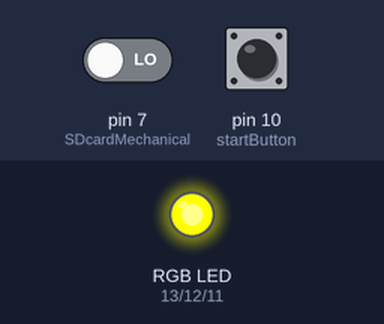
This sketch was run on a simulated Arduino Nano, built with avr-gcc and run on an emulated ATmega328P. On the bench: an RGB LED mixed from three pins (HIGH = lit). The test bench sets the inputs (shaded band); at power-on: pin 7 (SDcardMechanical) LOW, pin 10 (startButton) LOW. Storage starts empty; what the sketch prints to the serial monitor is not drawn.

Above: at 2.1 s.
At 5.1 s:
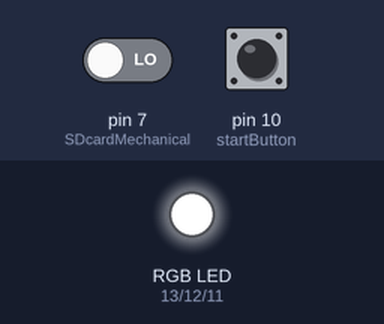
At 10.1 s:
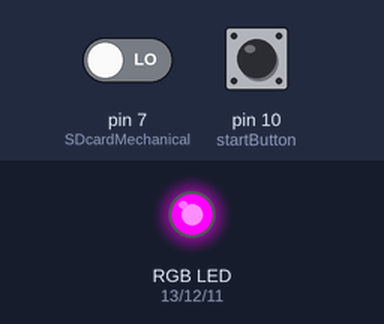
Timing chart, 0 to 11.6 s (numbered marks = the images above):
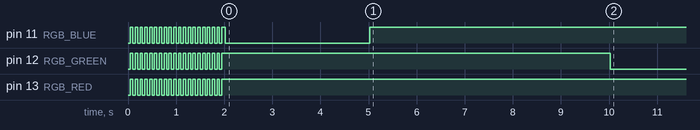

Measured:
- by itself, pin 12 (RGB_GREEN): goes 18 × (LOW 0.05 s, HIGH 0.05 s), LOW 0.05 s, HIGH 8.1 s, then LOW

The sketch:

telemetry09November.ino
```cpp
/*
William Toms
started on 04/12/2022
SD^2 bike telemetry project

red = recording
green LED = waiting to record
blue = error file and sd card system
yellow = low battery
purple = problem with RTC or accelerometer

3.3V analog reference
roughly 3.2V lipo cut of voltage
adding const puts variables into flash instead of RAM
useful information (especially for optermisation): https://learn.adafruit.com/adafruit-feather-m0-adalogger/adapting-sketches-to-m0
7mA per pin
https://forum.arduino.cc/t/increasing-sd-library-buffer-size/345358/7
//float mappedValue = map(linearPotRearPos,479,1023,0,1000); // mapping currently not used as plan to do on software side
*/

/* to do:
tuesday to do - make file name formatting day/month/run number, add IMU data saving - save all RTC data to start of each file - look into how to upload data
 IMU, , formatting, filename based of rtc, multi files, calibration, upload mode
extra - sleep mode woken up by interrupt of button press?
binary files?

year 2 ideas:
more protection if sd card not opened etc so battery isnt wasted and user knows


*/


#include <SD.h>      //SD card libary may need to change
#include "RTClib.h"  // RTC library for time
RTC_DS3231 rtc;
//#include "ArduinoLowPower.h"

const int linearPotFront = A0;
const int linearPotRear = A1;  // for measuring suspension
const int frontBrake = A2;
const int rearBrake = A3;
const int batteryPin = A7;       // measures battery life
const int SDcardMechanical = 7;  // shows if SD card is present
const int startButton = 10;      // make sure correct pin - used to start and stop a run
String fileName = "run1.txt";    // file where data stored
const int RGB_RED = 13;
const int RGB_GREEN = 12;
const int RGB_BLUE = 11;
const int chipSelect = 4;
volatile unsigned long startTime = 0;  // timing variables
volatile unsigned long stopTime = 0;
volatile unsigned long totalTime = 0;
volatile int buttonPressCount = 1;
File dataLog;
char daysOfTheWeek[7][12] = { "Sunday", "Monday", "Tuesday", "Wednesday", "Thursday", "Friday", "Saturday" };

void setup() {
  Serial.begin(115200);  // used for debugging
  pinMode(linearPotFront, INPUT);
  pinMode(linearPotRear, INPUT);
  pinMode(frontBrake, INPUT);
  pinMode(rearBrake, INPUT);
  pinMode(batteryPin, INPUT);
  pinMode(SDcardMechanical, INPUT);
  pinMode(startButton, INPUT);
  pinMode(RGB_RED, OUTPUT);
  pinMode(RGB_GREEN, OUTPUT);
  pinMode(RGB_BLUE, OUTPUT);
  if (digitalPinToInterrupt(startButton) != -1) {
    Serial.println("interrupt Pin setup correctly");
  }
  attachInterrupt(digitalPinToInterrupt(startButton), buttonPressed, RISING);  // sometimes falling doesnt seem to work consistently
  flashLED();                                                                  // test if LED still works
  setUpRTC();
  SDcardSetUp();
  batteryVoltage();
  delay(5000);
}

void loop() {
  if (buttonPressCount % 2 == 0)  // if pressed at the start then interrupt enabled and buttonPressCount will be incremented hence == 2
  {
    Serial.println("interrupt");
    setRGBColour(1, 0, 0);
    record();  // start a recording
  } else {
    setRGBColour(0, 1, 0);
    Serial.println("no interrupt");
    Serial.println(digitalRead(startButton));
    // Serial.println("Battery voltage: " + String(batteryVoltage()));
  }
  delay(10);  // set so sampled at a rate of 40Hz could use LowPower.sleep(3000); or idle should be 2.5 but increased for testing
}

void record() {
  float linearPotRearPos = analogRead(linearPotRear);
  float linearPotFrontPos = analogRead(linearPotFrontPos);
  Serial.println("Rear position: " + String(linearPotRearPos));
  Serial.println("Front position: " + String(linearPotFrontPos));
  dataLog.println(String(linearPotRearPos) + "," + String(linearPotFrontPos));  // three strings on one line error? - seems to work
}

void buttonPressed()  // attached to interrupt
{
  buttonPressCount++;
  if (buttonPressCount % 2 != 0) {
    stopTime = millis();               // stop timer
    totalTime = stopTime - startTime;  // calculate total run time
    dataLog.println(String(totalTime));
    dataLog.println("Run finished");
    dataLog.flush();  // flush all data to the SD card
    dataLog.close();
  } else {
    //Serial.println("interrupt enabled"); problem opening new file each run - why button wasn't working
    //fileName = checkIfFileExists(fileName); // check works by setting new file for each run
    //dataLog = SD.open(fileName, FILE_WRITE); // opens file
    //openFile();
    delay(1000);
    startTime = millis();  // starts timer
  }
}

float batteryVoltage()  // calculates battery voltage - 3.2v cut off
{
  float batteryVolt = analogRead(batteryPin);
  batteryVolt *= 6.6;  // 3.3v logic and then set to a 100k potential divider so double
  batteryVolt /= 1024;
  if (batteryVolt < 3.3)  // battery low
  {
    setRGBColour(1, 1, 0);
    delay(2000);
    setRGBColour(0, 0, 0);
  }
  return batteryVolt;
}

bool checkSDcardPresent()  // mechanical check
{
  return digitalRead(SDcardMechanical);
}

void SDcardSetUp() {
  if (!SD.begin(chipSelect))  // if SD start up failed
  {
    Serial.println("card failed");
    Serial.println("restart device");
    setRGBColour(0, 0, 1);
    delay(3000);
    setRGBColour(0, 0, 0);
  } else {
    Serial.println("SD card initialised");
  }
  if (checkSDcardPresent() == false) {
    Serial.println("NO SD CARD");
    setRGBColour(0, 0, 1);
    delay(3000);
    setRGBColour(0, 0, 0);
  } else {
    Serial.println("SD card present");
  }
}

void openFile()  // check that the file opened correctly
{
  if (dataLog) {
    Serial.println("File opened");
  } else {
    Serial.println("File open failed");
    setRGBColour(0, 0, 1);
    delay(3000);
    setRGBColour(0, 0, 0);
  }
}

String checkIfFileExists(String newFileName)  // function to create a new file if fileName alrady exists so that every time the device is restarted a new file can be created
{
  int i = 1;
  String txt = ".txt";
  while (SD.exists(newFileName)) {
    Serial.println("File already exists");
    newFileName.remove(3);  // remove numbering characters will this only work for numebrs up to 9? might need to be more robust
    i++;
    newFileName = (newFileName + String(i));  // add the new count find out whether .txt required
    newFileName = (newFileName + txt);
  }
  Serial.println("New file created");
  return newFileName;
  // use return values as local variables
}

void flashLED()  // used for flashing the LED white for testing
{
  for (int x = 0; x < 20; x++) {
    setRGBColour(1, 1, 1);
    delay(50);
    setRGBColour(0, 0, 0);
    delay(50);
  }
}

void setRGBColour(int red, int green, int blue) {
  digitalWrite(RGB_RED, !red);  // ! because common anode
  digitalWrite(RGB_GREEN, !green);
  digitalWrite(RGB_BLUE, !blue);
}

void setUpRTC() {
  if (!rtc.begin()) {
    Serial.println("Couldn't find RTC");
    setRGBColour(1, 1, 0);
    delay(3000);
    setRGBColour(0, 0, 0);
  }

  if (rtc.lostPower()) {
    Serial.println("RTC lost power, let's set the time!");
    rtc.adjust(DateTime(F(__DATE__), F(__TIME__)));
  }
}

void getRTCData() {
  DateTime now = rtc.now();
  Serial.print(now.year(), DEC);
  Serial.print('/');
  Serial.print(now.month(), DEC);
  Serial.print('/');
  Serial.print(now.day(), DEC);
  Serial.print(" (");
  Serial.print(daysOfTheWeek[now.dayOfTheWeek()]);
  Serial.print(") ");
  Serial.print(now.hour(), DEC);
  Serial.print(':');
  Serial.print(now.minute(), DEC);
  Serial.print(':');
  Serial.print(now.second(), DEC);
  Serial.println();
  Serial.print("Temperature: ");
  Serial.print(rtc.getTemperature());
  Serial.println(" C");
}
```
